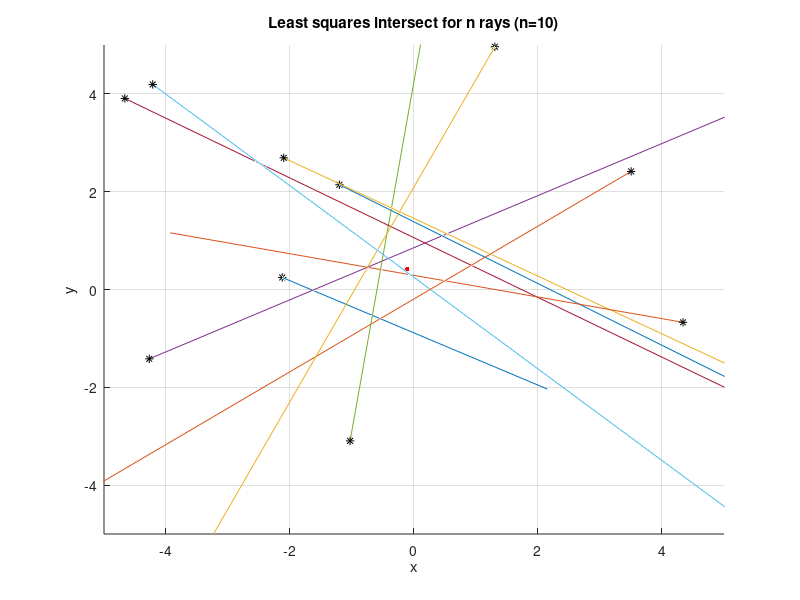

Write the MATLAB code that produced this figure.
%Housekeeping
close all

%Given some rays, minimize the perpendicular distances from a point to each
%ray to find the average closest ray.

%Some parameters.
%Number of rays.
n = 10;
%Maximum camera origin point values (ie, in xyz all camera origins will be
%within -source_scatter:source_scatter.
source_scatter = 5;
%Maximum camera scatter (area around the origin that cameras can point).
%Same design as source_scatter.
target_scatter = -1;

%Preallocate rays vector.  Clear due to this not overwriting an existing
%allocation.
clear rays;
rays(n,1) = struct('origin',[],'direction',[]);

%Define some rays to represent cameras.
for ii=1:n
    %Choose some random rays.  Allow origins as per source_scatter.  We
    %choose the a point bounded by target_scatter around the origin as the
    %camera direction, to bias the rays into a realistic situation (ie,
    %point somewhat in the direction of the target).
    temp.origin = -source_scatter+2*source_scatter*[rand; rand; rand];
    temp.direction = -target_scatter+2*target_scatter*[rand rand rand]-temp.origin';
    
    %Make direction a unit vector / normalize.
    temp.direction = temp.direction./norm(temp.direction);
    
    %Add the temp ray to the rays vector.
    rays(ii) = temp;
end

%Define S*p = C as per https://math.stackexchange.com/questions/61719/, such
%that p = S\C.  Preallocate S and C.
S = zeros(3,3);
C = zeros(3,1);
for ii=1:length(rays)
   S = S + rays(ii).direction'*rays(ii).direction-eye(3);
   C = C + (rays(ii).direction'*rays(ii).direction-eye(3))*rays(ii).origin;
end

%Intersect point from S*p=C, as per the above stackexchange link.
p = S\C;

%Plot the rays and the intersect point.
figure
hold on

%Plot each of the rays.
for ii=1:length(rays)
    x = [rays(ii).origin(1) rays(ii).origin(1)+1E4*rays(ii).direction(1)];
    y = [rays(ii).origin(2) rays(ii).origin(2)+1E4*rays(ii).direction(2)];
    z = [rays(ii).origin(3) rays(ii).origin(3)+1E4*rays(ii).direction(3)];
    plot3(x, y, z);
    
    %Mark the camera origins.
    plot3(rays(ii).origin(1), rays(ii).origin(2), rays(ii).origin(3), 'k*');
end

%Plot the proposed intersect point.
plot3(p(1), p(2), p(3), 'r.', 'MarkerSize',10);

%Set the axis lims.
xlim([-source_scatter source_scatter])
ylim([-source_scatter source_scatter])
zlim([-source_scatter source_scatter])

%Format the plot.
title(['Least squares intersect for n rays (n=' num2str(n) ')'])
xlabel('x')
ylabel('y')
zlabel('z')
grid on